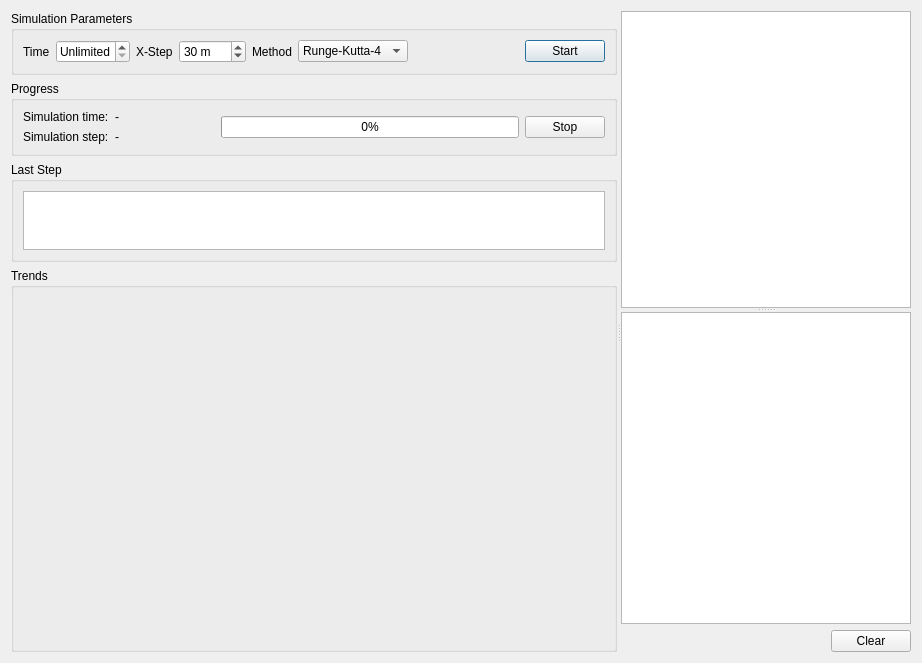
<?xml version="1.0" encoding="UTF-8"?>
<ui version="4.0">
 <class>CGraphSimulatorDialog</class>
 <widget class="QDialog" name="CGraphSimulatorDialog">
  <property name="geometry">
   <rect>
    <x>0</x>
    <y>0</y>
    <width>922</width>
    <height>663</height>
   </rect>
  </property>
  <property name="windowTitle">
   <string>DPSE Graph Simulator</string>
  </property>
  <layout class="QHBoxLayout" name="horizontalLayout_4">
   <item>
    <widget class="QSplitter" name="splitter_2">
     <property name="orientation">
      <enum>Qt::Horizontal</enum>
     </property>
     <widget class="QWidget" name="layoutWidget_2">
      <layout class="QVBoxLayout" name="verticalLayout">
       <item>
        <widget class="QGroupBox" name="SimuParams">
         <property name="title">
          <string>Simulation Parameters</string>
         </property>
         <layout class="QHBoxLayout" name="horizontalLayout_3">
          <item>
           <widget class="QLabel" name="label_4">
            <property name="text">
             <string>Time</string>
            </property>
           </widget>
          </item>
          <item>
           <widget class="QSpinBox" name="SimuTime">
            <property name="sizePolicy">
             <sizepolicy hsizetype="Preferred" vsizetype="Fixed">
              <horstretch>0</horstretch>
              <verstretch>0</verstretch>
             </sizepolicy>
            </property>
            <property name="specialValueText">
             <string>Unlimited</string>
            </property>
            <property name="suffix">
             <string> s</string>
            </property>
            <property name="minimum">
             <number>0</number>
            </property>
            <property name="maximum">
             <number>3600</number>
            </property>
            <property name="singleStep">
             <number>10</number>
            </property>
            <property name="value">
             <number>0</number>
            </property>
           </widget>
          </item>
          <item>
           <widget class="QLabel" name="label_7">
            <property name="text">
             <string>X-Step</string>
            </property>
           </widget>
          </item>
          <item>
           <widget class="QSpinBox" name="DeltaX">
            <property name="suffix">
             <string> m</string>
            </property>
            <property name="minimum">
             <number>1</number>
            </property>
            <property name="maximum">
             <number>1000</number>
            </property>
            <property name="value">
             <number>30</number>
            </property>
           </widget>
          </item>
          <item>
           <widget class="QLabel" name="label_8">
            <property name="text">
             <string>Method</string>
            </property>
           </widget>
          </item>
          <item>
           <widget class="QComboBox" name="comboBox">
            <item>
             <property name="text">
              <string>Runge-Kutta-4</string>
             </property>
            </item>
           </widget>
          </item>
          <item>
           <spacer name="horizontalSpacer_3">
            <property name="orientation">
             <enum>Qt::Horizontal</enum>
            </property>
            <property name="sizeHint" stdset="0">
             <size>
              <width>40</width>
              <height>20</height>
             </size>
            </property>
           </spacer>
          </item>
          <item>
           <widget class="QPushButton" name="Start">
            <property name="text">
             <string>Start</string>
            </property>
           </widget>
          </item>
         </layout>
        </widget>
       </item>
       <item>
        <widget class="QGroupBox" name="groupBox_3">
         <property name="title">
          <string>Progress</string>
         </property>
         <layout class="QVBoxLayout" name="verticalLayout_10">
          <item>
           <layout class="QGridLayout" name="gridLayout_2">
            <item row="0" column="0">
             <widget class="QLabel" name="label_5">
              <property name="text">
               <string>Simulation time:</string>
              </property>
             </widget>
            </item>
            <item row="0" column="1">
             <widget class="QLabel" name="SimuTimeLabel">
              <property name="minimumSize">
               <size>
                <width>100</width>
                <height>0</height>
               </size>
              </property>
              <property name="text">
               <string>-</string>
              </property>
             </widget>
            </item>
            <item row="0" column="2" rowspan="2">
             <widget class="QProgressBar" name="ProgressBar">
              <property name="value">
               <number>0</number>
              </property>
             </widget>
            </item>
            <item row="0" column="3" rowspan="2">
             <widget class="QPushButton" name="Stop">
              <property name="text">
               <string>Stop</string>
              </property>
             </widget>
            </item>
            <item row="1" column="0">
             <widget class="QLabel" name="label_6">
              <property name="text">
               <string>Simulation step:</string>
              </property>
             </widget>
            </item>
            <item row="1" column="1">
             <widget class="QLabel" name="SimuStepLabel">
              <property name="minimumSize">
               <size>
                <width>100</width>
                <height>0</height>
               </size>
              </property>
              <property name="text">
               <string>-</string>
              </property>
             </widget>
            </item>
           </layout>
          </item>
         </layout>
        </widget>
       </item>
       <item>
        <widget class="QGroupBox" name="groupBox_4">
         <property name="maximumSize">
          <size>
           <width>16777215</width>
           <height>100</height>
          </size>
         </property>
         <property name="title">
          <string>Last Step</string>
         </property>
         <layout class="QVBoxLayout" name="verticalLayout_11">
          <item>
           <widget class="QTableWidget" name="StepTable">
            <property name="sizePolicy">
             <sizepolicy hsizetype="Expanding" vsizetype="Maximum">
              <horstretch>0</horstretch>
              <verstretch>0</verstretch>
             </sizepolicy>
            </property>
           </widget>
          </item>
         </layout>
        </widget>
       </item>
       <item>
        <widget class="QGroupBox" name="ChartBox">
         <property name="sizePolicy">
          <sizepolicy hsizetype="Preferred" vsizetype="MinimumExpanding">
           <horstretch>0</horstretch>
           <verstretch>0</verstretch>
          </sizepolicy>
         </property>
         <property name="title">
          <string>Trends</string>
         </property>
         <layout class="QVBoxLayout" name="verticalLayout_12"/>
        </widget>
       </item>
      </layout>
     </widget>
     <widget class="QSplitter" name="splitter">
      <property name="orientation">
       <enum>Qt::Vertical</enum>
      </property>
      <widget class="CEditorView" name="SceneView"/>
      <widget class="QWidget" name="layoutWidget">
       <layout class="QVBoxLayout" name="verticalLayout_4">
        <item>
         <widget class="QTextBrowser" name="Console"/>
        </item>
        <item>
         <layout class="QHBoxLayout" name="horizontalLayout_2">
          <item>
           <spacer name="horizontalSpacer">
            <property name="orientation">
             <enum>Qt::Horizontal</enum>
            </property>
            <property name="sizeHint" stdset="0">
             <size>
              <width>40</width>
              <height>20</height>
             </size>
            </property>
           </spacer>
          </item>
          <item>
           <widget class="QPushButton" name="ClearConsole">
            <property name="text">
             <string>Clear</string>
            </property>
           </widget>
          </item>
         </layout>
        </item>
       </layout>
      </widget>
     </widget>
    </widget>
   </item>
  </layout>
 </widget>
 <customwidgets>
  <customwidget>
   <class>CEditorView</class>
   <extends>QGraphicsView</extends>
   <header>qvge/CEditorView.h</header>
  </customwidget>
 </customwidgets>
 <tabstops>
  <tabstop>ClearConsole</tabstop>
 </tabstops>
 <resources/>
 <connections>
  <connection>
   <sender>ClearConsole</sender>
   <signal>clicked()</signal>
   <receiver>Console</receiver>
   <slot>clear()</slot>
   <hints>
    <hint type="sourcelabel">
     <x>708</x>
     <y>482</y>
    </hint>
    <hint type="destinationlabel">
     <x>648</x>
     <y>402</y>
    </hint>
   </hints>
  </connection>
 </connections>
</ui>
